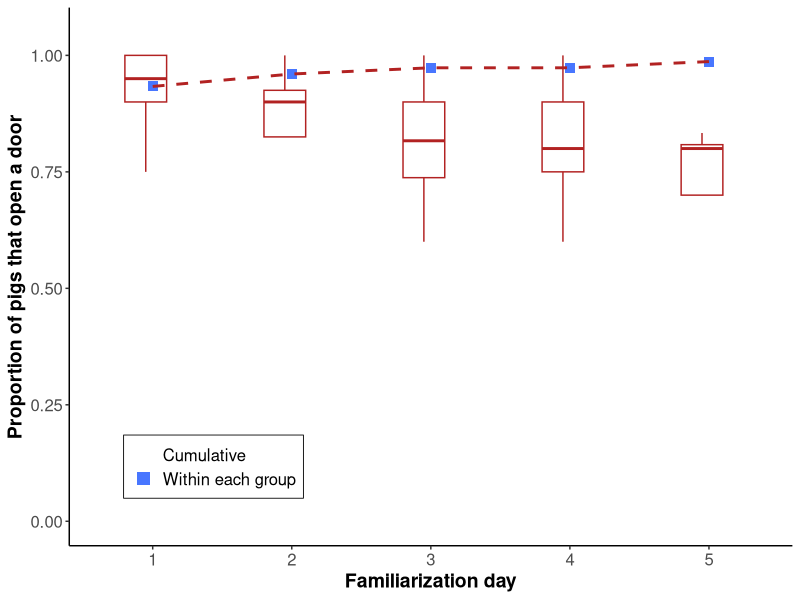

Source code (R):
## ---- chunk 1
library(tidyverse)     # tidy universe
## ---- chunk 2
my_theme = theme_classic() +
  theme(axis.title = element_text(face="bold", size=14),
        axis.text  = element_text(size=12, angle = 0, vjust = 0.5),
        plot.title = element_text(face="bold", size=14),
        panel.grid.major = element_blank(),
        panel.grid.minor = element_blank())
## ---- chunk 3
set.seed(1989)
## ---- chunk 4
dat <- read_csv("../data/proportion-familiarization.csv")
## ---- chunk 5
dat <- dat %>%
  mutate_at(vars(type,
                 condition,
                 familiarization_day), ~as.factor(.))

dat$type = factor(dat$type, levels = c("group", "cumulative"))
## ---- chunk 6
dat %>% 
  filter(type == "group") %>% 
  group_by(familiarization_day)%>%
  rstatix::get_summary_stats(c(proportion),
                             show = c("mean", "sd", "min", "max", "median", "iqr")) %>% 
  ungroup()
## ---- chunk 7
plot <- dat %>%
  ggplot() +
  geom_boxplot(data = subset(dat, type == "group"),
               aes(x     = familiarization_day,
                   y     = proportion,
                   col   = type,
                   shape = type),
               fill = NA, outlier.shape = NA, show.legend = FALSE,
               width = 0.3, position = position_nudge(x = -0.05)) +
  geom_point(data = subset(dat, type == "cumulative"),
             aes(x     = familiarization_day,
                 y     = proportion,
                 col   = type,
                 shape = type),
             size = 3,
             position = position_nudge(x = 0.0)) +
  scale_shape_manual(name = "", labels = c("Cumulative", "Within each group"),
                     values = c(16, 15)) +
  scale_colour_manual(name = "", labels = c("Cumulative", "Within each group"),
                      values = c("firebrick", "royalblue1")) +
  geom_line(data = subset(dat, type == "cumulative"),
            aes(x   = familiarization_day,
                y     = proportion,
                group = 1),
            size = 1, linetype = "dashed", col = "firebrick",
            position = position_nudge(x = 0.0)) +
  scale_y_continuous(lim = c(0, 1.05), breaks = seq(0, 1, 0.25)) +
  labs(x = "Familiarization day",
       y = "Proportion of pigs that open a door") +
  my_theme +
  theme(legend.justification = c(0.1, 0.1),
        legend.position      = c(0.1, 0.1),
        legend.background = element_rect(fill     = NA,
                                         colour   = "black",
                                         size     = 0.3,
                                         linetype = "solid"),
        legend.title = element_blank(),
        legend.text  = element_text(size = 12)) +
  guides(shape  = guide_legend(override.aes = list(alpha = 1,
                                                   size  = 4,
                                                   shape = c(16, 15))))
## ---- chunk 8
plot
## ---- chunk 9
citation()
version$version.string
## ---- chunk 10
citation("tidyverse")
## ---- chunk 11
sessionInfo()
